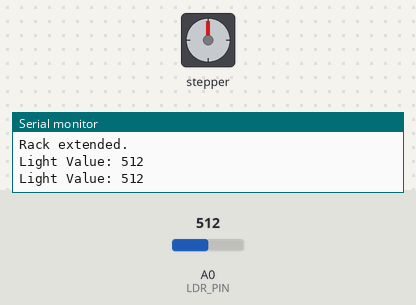
The sketch below on a simulated Arduino Uno, built with avr-gcc and run on an emulated ATmega328P. Parts: stepper motor, the last lines printed to the serial monitor. The test bench sets the inputs (shaded band); at power-on: A0 (LDR_PIN) = 512. Stepper angles assume 2048 steps per turn.

Above: at 13.3 s.
13.4 s: A0 (LDR_PIN) set to 484
At 13.75 s:
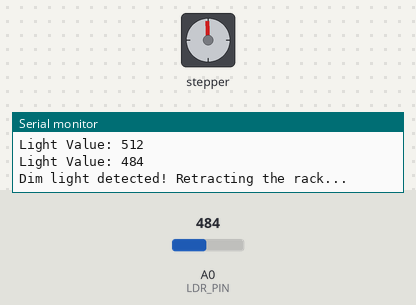
At 14.38 s:
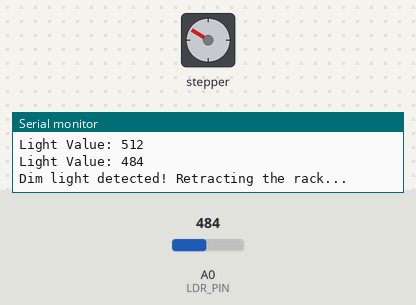
Timing chart, 0 to 22.9 s (numbered marks = the images above; inputs shaded):
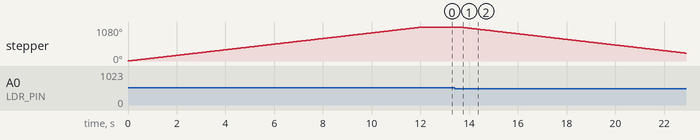

The sketch:

Moter.ino
```cpp
#include <Stepper.h>

// --- ค่าคงที่ที่ต้องตั้งค่า --- ส่วนที่ 1: วงจรเซ็นเซอร์ LDR (ต่อที่ขา A0) 5V -> ขาข้างหนึ่งของตัวต้านทาน 10KΩ ขาอีกข้างของตัวต้านทาน 10KΩ -> ต่อเข้ากับขา A0 และต่อไปยังขาข้างหนึ่งของ LDRขาอีกข้างของ LDR -> ต่อเข้ากับ GND

// 1. ตั้งค่า Stepper Motor
const int STEPS_PER_REV = 2048; // จำนวนสเต็ปที่มอเตอร์ 28BYJ-48 ต้องหมุนเพื่อให้ครบ 1 รอบ
// ขาที่ต่อกับไดรเวอร์ ULN2003 (IN1, IN3, IN2, IN4)
Stepper myStepper(STEPS_PER_REV, 8, 10, 9, 11);

// 2. ตั้งค่า LDR
const int LDR_PIN = A0; // ขา Analog ที่ต่อกับ LDR
// *** ค่าแสงมาตรฐาน (Threshold) ***
// คุณต้องหาค่านี้ด้วยตัวเอง (ดูวิธีหาค่าด้านล่าง)
// สมมติว่าถ้าค่าแสงมากกว่า 500 คือสว่าง
const int LIGHT_THRESHOLD = 500;

// --- ตัวแปรสำหรับจำสถานะ ---
bool isRackOut = false; // ตัวแปรสำหรับจำว่า "ราวตากผ้าถูกยืดออกไปแล้วหรือยัง"
                        // false = ราวถูกเก็บอยู่, true = ราวยืดออกไปแล้ว

void setup() {
  Serial.begin(9600); // เริ่มการสื่อสารเพื่อดูค่าแสง
  // ไม่ต้องกำหนดความเร็วมอเตอร์ตรงนี้ เพราะโจทย์ต้องการให้เร็วที่สุด
}

void loop() {
  // 1. อ่านค่าจากเซ็นเซอร์ LDR (ค่าที่ได้จะอยู่ระหว่าง 0-1023)
  int lightValue = analogRead(LDR_PIN);

  // แสดงค่าแสงที่อ่านได้ทาง Serial Monitor ตลอดเวลาเพื่อช่วยในการดีบัก
  Serial.print("Light Value: ");
  Serial.println(lightValue);

  // 2. ตรวจสอบเงื่อนไขตามโจทย์

  // --- เงื่อนไขที่ 1: แสงมาก และ ราวยังไม่ถูกยืดออกไป ---
  if (lightValue > LIGHT_THRESHOLD && !isRackOut) {
    Serial.println("Bright light detected! Extending the rack...");

    // ตั้งความเร็วสูงสุด (ค่า RPM สูงสุดของมอเตอร์รุ่นนี้ประมาณ 15)
    myStepper.setSpeed(15);

    // คำนวณจำนวนสเต็ปที่ต้องหมุน (3 รอบ ตามเข็มนาฬิกา)
    int stepsToMove = STEPS_PER_REV * 3;

    // สั่งให้มอเตอร์หมุน
    myStepper.step(stepsToMove);

    // อัปเดตสถานะว่า "ราวยืดออกไปแล้ว" เพื่อไม่ให้ทำงานซ้ำ
    isRackOut = true;
    Serial.println("Rack extended.");
  }

  // --- เงื่อนไขที่ 2: แสงน้อย และ ราวกำลังยืดอยู่ ---
  else if (lightValue < LIGHT_THRESHOLD && isRackOut) {
    Serial.println("Dim light detected! Retracting the rack...");

    // ตั้งความเร็ว (ในโจทย์ไม่ได้บอก แต่ตั้งให้เท่ากันได้)
    myStepper.setSpeed(15);

    // คำนวณจำนวนสเต็ปที่ต้องหมุน (4 รอบ ทวนเข็มนาฬิกา)
    // การใส่เครื่องหมายลบ จะทำให้มอเตอร์หมุนกลับด้าน
    int stepsToMove = -STEPS_PER_REV * 4;

    // สั่งให้มอเตอร์หมุน
    myStepper.step(stepsToMove);

    // อัปเดตสถานะว่า "ราวถูกเก็บแล้ว"
    isRackOut = false;
    Serial.println("Rack retracted.");
  }

  // หน่วงเวลาเล็กน้อยเพื่อไม่ให้โปรแกรมทำงานเร็วเกินไป
  delay(500);
}
```

Measured:
- the behaviour switches between 500 and 499 on A0 (LDR_PIN) (found by bisection; images 0 and 1)
- after the input at 13.4 s, stepper: keeps turning counter-clockwise at about 90°/s, starting after 0.20 s
- by itself, stepper: turns 1080° clockwise in 12.1 s
